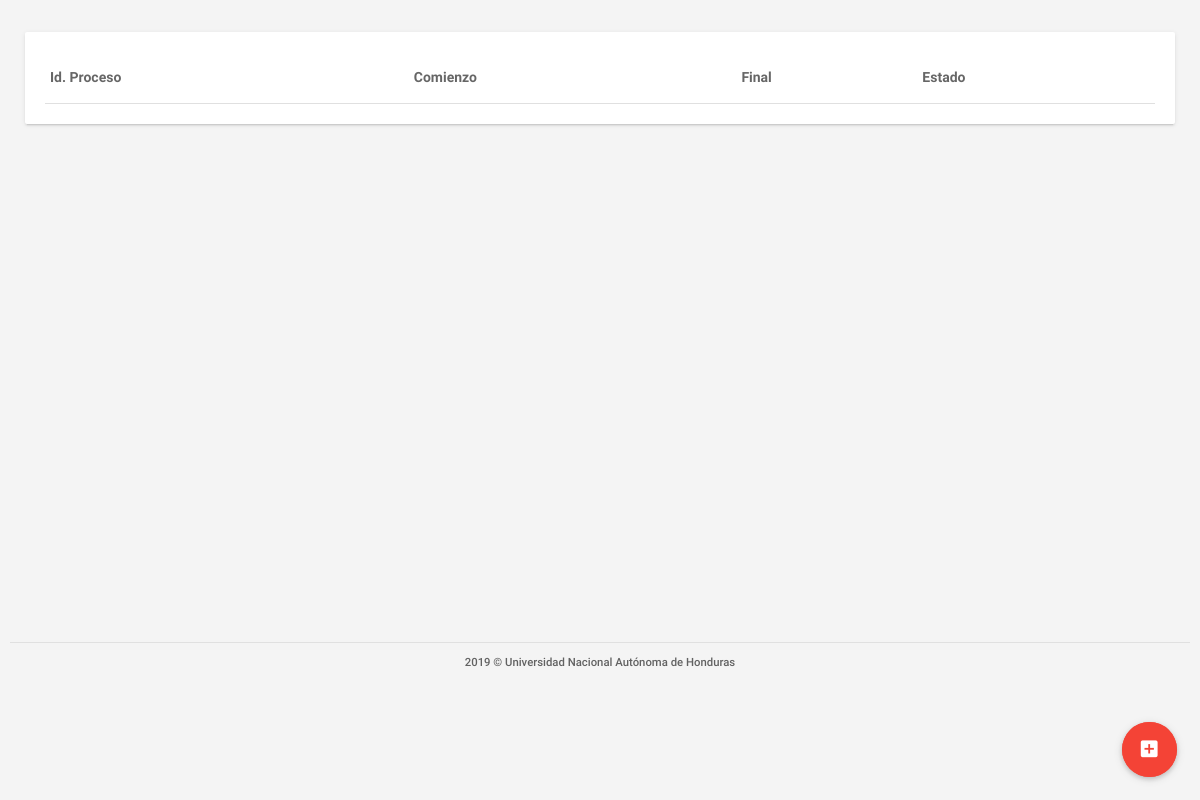
Before: /lista_procesos.php with the older database file.
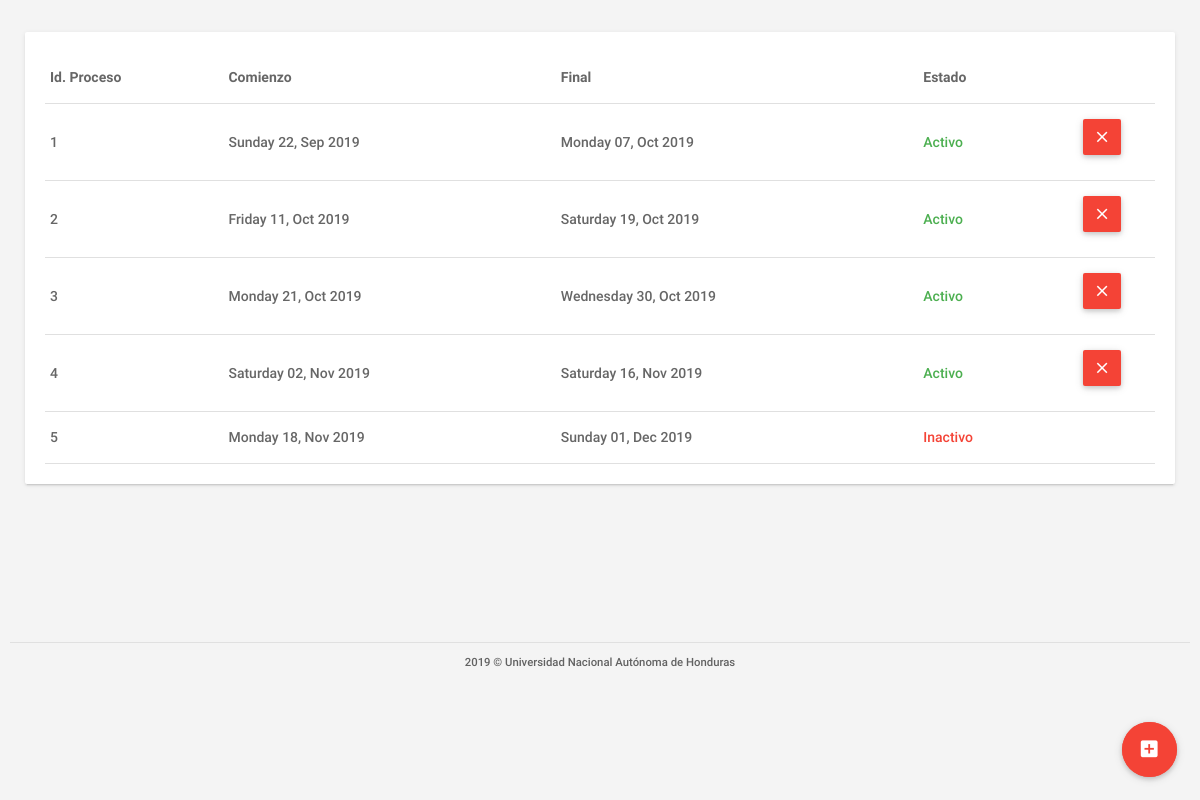
After: the same page with the newer database file.
### tables this page shows
CREATE TABLE IF NOT EXISTS `tbl_procesos` (
  `idprocesos` INT NOT NULL,
  `fechainicio` DATETIME NULL,
  `fechafinal` DATETIME NULL,
  `fechainiciotestlinea` DATETIME NULL,
  `fechafinaltestlinea` DATETIME NULL,
  `urltestlinea1` VARCHAR(300) NULL,
  `urltestline2` VARCHAR(300) NULL,
  `clavetest` VARCHAR(100) NULL,
  `fechainicioentrevista` DATETIME NULL,
  `fechafinentrevista` DATETIME NULL,
  `fechainiciodevuelveresultado` DATETIME NULL,
  `fechafindevuelveresultado` DATETIME NULL,
  `estado` VARCHAR(45) NULL,
  PRIMARY KEY (`idprocesos`));

### assets/clases/class_conexion.php (called while the page is built, shortened)
<?php
	class Conexion{
		private $usuario = "root";
		private $contraseña = "oracle123";
		private $host = "localhost";
		private $baseDatos = "db_formacion";
		private $puerto = "3306";
		private $link;
		public function establecerConexion(){
			$this->link = mysqli_connect($this->host,$this->usuario,$this->contraseña,$this->baseDatos,$this->puerto);
			$this->link->set_charset("utf8");
		}
		public function ejecutarInstruccion($sql){
			return mysqli_query($this->link, $sql);
		}
	}
?>

### lista_procesos.php (the view, shortened to what this page needs)
<?php
    require('./assets/clases/class_conexion.php');
    $mysql = new Conexion();
    $query=$mysql->ejecutarInstruccion("
    SELECT * FROM tbl_procesos WHERE 1
    ");
?>
<!DOCTYPE html>
<html lang="es">
<head>
    <link type="text/css" rel="stylesheet" href="assets/plugins/materialize/css/materialize.min.css" />
    <link href="assets/css/materialize_Icons.css" rel="stylesheet">
    <link href="assets/css/alpha.css" rel="stylesheet" type="text/css" />
    <link href="assets/css/custom.css" rel="stylesheet" type="text/css" />
    <link href="assets/css/gestionar_Usuarios.css" rel="stylesheet" type="text/css">
    <link href="assets/plugins/sweetalert/sweetalert.css" rel="stylesheet" type="text/css" />
    <link href="assets/plugins/material-preloader/css/materialPreloader.min.css" rel="stylesheet">
    <link href="assets/css/subir_resultados.css" rel="stylesheet">
</head>
<body>
    <div class="mn-content">
        <main class="mn-inner">
        <div class="fixed-action-btn">
            <a class="btn-floating btn-large red pulse" id="btn_nuevoProceso" href="procesos.php">
                <i class="large material-icons">add_box</i>
            </a>
        </div>
            <div class="col s12 m12 l6">
                <div class="card">
                    <div class="card-content">
                        <table class="bordered highlight users_table_list responsive-table">
                            <thead>
                                <tr>
                                    <th class="" data-field="id">Id. Proceso</th>
                                    <th class="" data-field="name">Comienzo</th>
                                    <th class="" data-field="name">Final</th>
                                    <th class="" data-field="name">Estado</th>
                                </tr>
                            </thead>
                            <tbody>
                                <?php
                                    while($datos = mysqli_fetch_array($query))
                                    {
                                 ?>
                                <tr class="user_row" id="<?php echo $datos['idprocesos']?>">
                                    <td>
                                        <?php echo $datos['idprocesos']?>
                                    </td>
                                    <td>
                                        <?php
                                        $string = $datos['fechainicio'];
                                        $date = DateTime::createFromFormat("Y-m-d H:i:s", $string);
                                        echo strftime("%A %d, %b %Y",$date->getTimestamp());
                                        ?>
                                    </td>
                                    <td>
                                        <?php
                                        $string = $datos['fechafindevuelveresultado'];
                                        $date = DateTime::createFromFormat("Y-m-d H:i:s", $string);
                                        echo strftime("%A %d, %b %Y",$date->getTimestamp());
                                        ?>
                                    </td>
                                    <td class="<?php if($datos['estado']=='Activo'){ echo 'green-text';}else{echo 'red-text';} ?>">
                                        <?php echo $datos['estado']?>
                                    </td>
                                    <td class="center-align">
                                        <a class="waves-effect waves-light btn red m-b-xs btn_custom_padding btn_delete_process"
                                        style="<?php if($datos['estado']=='Inactivo'){ echo 'display:none;';} ?>"
                                        data-id=<?php echo $datos['idprocesos']?> >
                                            <i class="material-icons text-white">clear</i>
                                        </a>
                                    </td>
                                </tr>
                                <?php
                                }
                               ?>
                            </tbody>
                        </table>
                    </div>
                </div>
        </main>
        <div id="div-piePagina"></div>
    </div>
    <div class="left-sidebar-hover"></div>
</body>
</html>

Changed rows visible on the page:
added tbl_procesos: idprocesos "1", fechainicio "Sunday 22, Sep 2019", fechafindevuelveresultado "Monday 07, Oct 2019", estado "Activo"
added tbl_procesos: idprocesos "2", fechainicio "Friday 11, Oct 2019", fechafindevuelveresultado "Saturday 19, Oct 2019", estado "Activo"
added tbl_procesos: idprocesos "3", fechainicio "Monday 21, Oct 2019", fechafindevuelveresultado "Wednesday 30, Oct 2019", estado "Activo"
added tbl_procesos: idprocesos "4", fechainicio "Saturday 02, Nov 2019", fechafindevuelveresultado "Saturday 16, Nov 2019", estado "Activo"
added tbl_procesos: idprocesos "5", fechainicio "Monday 18, Nov 2019", fechafindevuelveresultado "Sunday 01, Dec 2019", estado "Inactivo"
